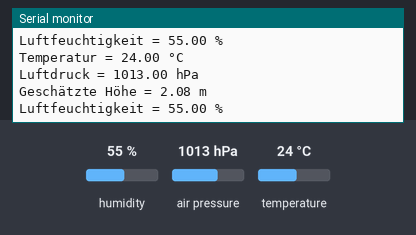
The sketch below on a simulated Arduino Uno, built with avr-gcc and run on an emulated ATmega328P. On the bench: the last lines printed to the serial monitor. The test bench sets the inputs (shaded band); at power-on: humidity 55 %, air pressure 1013 hPa, temperature 24 °C.

Above: at 1.2 s.
1.3 s: humidity set to 22 %
At 2.6 s:
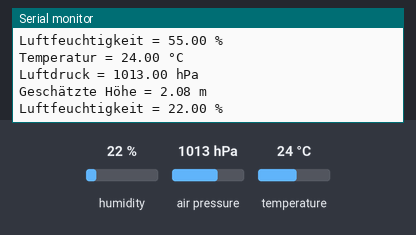
2.8 s: air pressure set to 952 hPa
At 4.0 s:
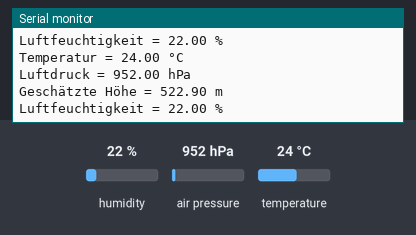

Measured:
- after the input at 1.3 s, the serial monitor: prints a new line after 0.87 s (image 1)
- after the input at 2.8 s, the serial monitor: prints a new line after 0.36 s (image 2)

The sketch:

BME280-Test.ino
```cpp
#include <Adafruit_BME280.h>

const float SEA_LEVEL_PRESSURE_HPA = 1013.25;

Adafruit_BME280 sensor;

void setup() {
    Serial.begin(9600);
    while (!Serial);

    if (!sensor.begin(0x76)) {
        Serial.println("BME280-Sensor wurde nicht gefunden!");
        while (1)
            delay(10);
    }
}

void loop() {
    printValues();
    delay(1000);
}

void printValues() {
    Serial.print("Temperatur = ");
    Serial.print(sensor.readTemperature());
    Serial.println(" °C");

    Serial.print("Luftdruck = ");
    Serial.print(sensor.readPressure() / 100.0F);
    Serial.println(" hPa");

    Serial.print("Geschätzte Höhe = ");
    Serial.print(sensor.readAltitude(SEA_LEVEL_PRESSURE_HPA));
    Serial.println(" m");

    Serial.print("Luftfeuchtigkeit = ");
    Serial.print(sensor.readHumidity());
    Serial.println(" %");

    Serial.println();
}
```
